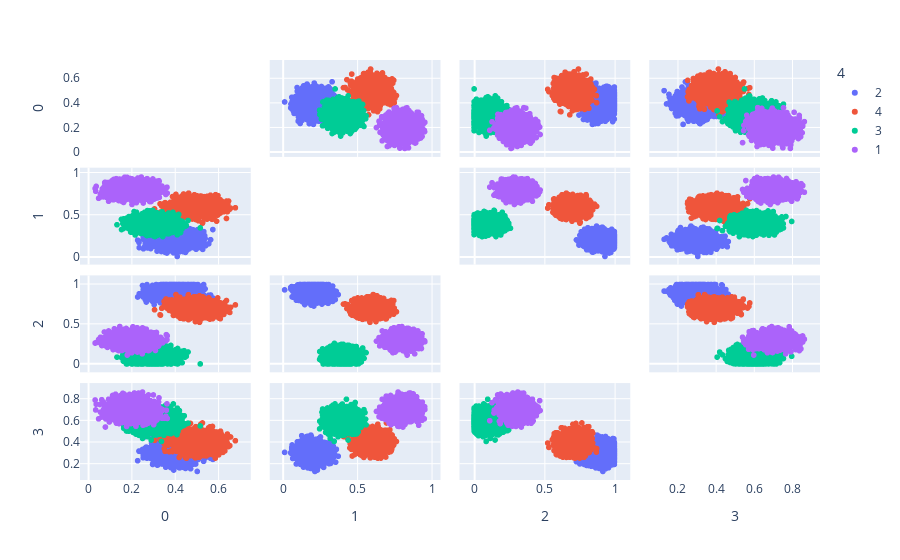

Notebook code for this chart:
### Markdown cell above
### Plot training scattering matrix

### Code cell
import plotly.express as px
#preapare data
scattering_matrix_data = []
for i in data[:]:
    scattering_matrix_data.append([i[0][0],i[0][1],i[0][2],i[0][3],str(torch.argmax(torch.tensor(i[1], dtype=torch.float32)).item()+1)])

#plot
fig = px.scatter_matrix(scattering_matrix_data, dimensions=[0, 1, 2, 3], color=4)
fig.update_traces(diagonal_visible=False)
fig.show()

### Figure 1 — Plotly figure (JSON) as saved in the notebook; plotly's stock layout.template omitted (floating-point values rounded to 4 significant figures; data arrays with more than 128 entries replaced by an {"elided": "..."} marker saying what was removed)
{"data": [{"diagonal": {"visible": false}, "dimensions": [{"axis": {"matches": true}, "label": "0", "values": {"elided": "2477 float values"}}, {"axis": {"matches": true}, "label": "1", "values": {"elided": "2477 float values"}}, {"axis": {"matches": true}, "label": "2", "values": {"elided": "2477 float values"}}, {"axis": {"matches": true}, "label": "3", "values": {"elided": "2477 float values"}}], "hovertemplate": "4=2<br>%{xaxis.title.text}=%{x}<br>%{yaxis.title.text}=%{y}<extra></extra>", "legendgroup": "2", "marker": {"color": "#636efa", "symbol": "circle"}, "name": "2", "showlegend": true, "type": "splom"}, {"diagonal": {"visible": false}, "dimensions": [{"axis": {"matches": true}, "label": "0", "values": {"elided": "2499 float values"}}, {"axis": {"matches": true}, "label": "1", "values": {"elided": "2499 float values"}}, {"axis": {"matches": true}, "label": "2", "values": {"elided": "2499 float values"}}, {"axis": {"matches": true}, "label": "3", "values": {"elided": "2499 float values"}}], "hovertemplate": "4=4<br>%{xaxis.title.text}=%{x}<br>%{yaxis.title.text}=%{y}<extra></extra>", "legendgroup": "4", "marker": {"color": "#EF553B", "symbol": "circle"}, "name": "4", "showlegend": true, "type": "splom"}, {"diagonal": {"visible": false}, "dimensions": [{"axis": {"matches": true}, "label": "0", "values": {"elided": "2463 float values"}}, {"axis": {"matches": true}, "label": "1", "values": {"elided": "2463 float values"}}, {"axis": {"matches": true}, "label": "2", "values": {"elided": "2463 float values"}}, {"axis": {"matches": true}, "label": "3", "values": {"elided": "2463 float values"}}], "hovertemplate": "4=3<br>%{xaxis.title.text}=%{x}<br>%{yaxis.title.text}=%{y}<extra></extra>", "legendgroup": "3", "marker": {"color": "#00cc96", "symbol": "circle"}, "name": "3", "showlegend": true, "type": "splom"}, {"diagonal": {"visible": false}, "dimensions": [{"axis": {"matches": true}, "label": "0", "values": {"elided": "2561 float values"}}, {"axis": {"matches": true}, "label": "1", "values": {"elided": "2561 float values"}}, {"axis": {"matches": true}, "label": "2", "values": {"elided": "2561 float values"}}, {"axis": {"matches": true}, "label": "3", "values": {"elided": "2561 float values"}}], "hovertemplate": "4=1<br>%{xaxis.title.text}=%{x}<br>%{yaxis.title.text}=%{y}<extra></extra>", "legendgroup": "1", "marker": {"color": "#ab63fa", "symbol": "circle"}, "name": "1", "showlegend": true, "type": "splom"}], "layout": {"dragmode": "select", "legend": {"title": {"text": "4"}, "tracegroupgap": 0}, "margin": {"t": 60}}}
